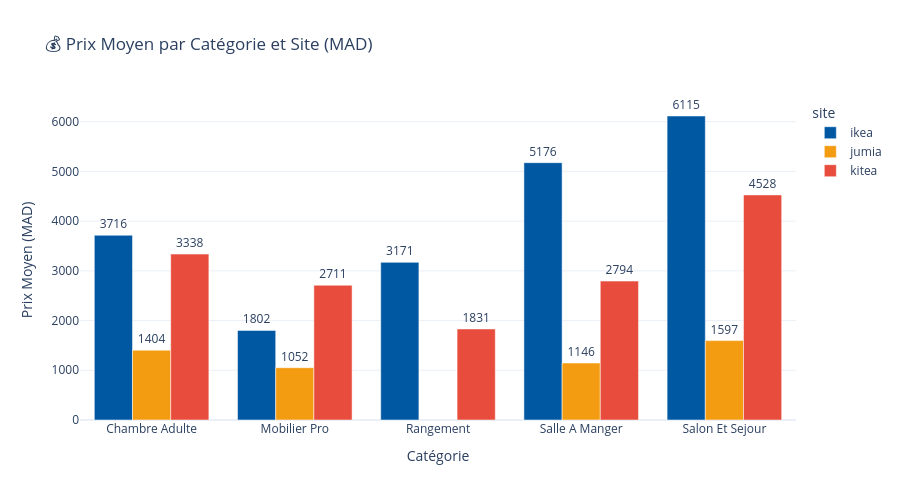

Notebook source saved alongside this figure:
### Code cell
prix_moy = df_clean.groupby(['categorie','site'])['prix'].mean().round(0).reset_index()
fig_bar = px.bar(prix_moy, x='categorie', y='prix', color='site', barmode='group',
    color_discrete_map=COLORS,
    title='💰 Prix Moyen par Catégorie et Site (MAD)',
    labels={'prix':'Prix Moyen (MAD)','categorie':'Catégorie'},
    template='plotly_white', text='prix')
fig_bar.update_traces(texttemplate='%{text:.0f}', textposition='outside')
fig_bar.update_layout(height=500)
fig_bar.show()
with open('../outputs/fig_barchart.json','w') as f: f.write(fig_bar.to_json())
print("✅ fig_barchart.json sauvegardé")

### Figure 1 — Plotly figure (JSON) as saved in the notebook; plotly's stock layout.template omitted (floating-point values rounded to 4 significant figures)
{"data": [{"alignmentgroup": "True", "hovertemplate": "site=ikea<br>Catégorie=%{x}<br>Prix Moyen (MAD)=%{text}<extra></extra>", "legendgroup": "ikea", "marker": {"color": "#0058A3", "pattern": {"shape": ""}}, "name": "ikea", "offsetgroup": "ikea", "orientation": "v", "showlegend": true, "text": [3716.0, 1802.0, 3171.0, 5176.0, 6115.0], "textposition": "outside", "texttemplate": "%{text:.0f}", "type": "bar", "x": ["Chambre Adulte", "Mobilier Pro", "Rangement", "Salle A Manger", "Salon Et Sejour"], "xaxis": "x", "y": [3716.0, 1802.0, 3171.0, 5176.0, 6115.0], "yaxis": "y"}, {"alignmentgroup": "True", "hovertemplate": "site=jumia<br>Catégorie=%{x}<br>Prix Moyen (MAD)=%{text}<extra></extra>", "legendgroup": "jumia", "marker": {"color": "#F39C12", "pattern": {"shape": ""}}, "name": "jumia", "offsetgroup": "jumia", "orientation": "v", "showlegend": true, "text": [1404.0, 1052.0, 1146.0, 1597.0], "textposition": "outside", "texttemplate": "%{text:.0f}", "type": "bar", "x": ["Chambre Adulte", "Mobilier Pro", "Salle A Manger", "Salon Et Sejour"], "xaxis": "x", "y": [1404.0, 1052.0, 1146.0, 1597.0], "yaxis": "y"}, {"alignmentgroup": "True", "hovertemplate": "site=kitea<br>Catégorie=%{x}<br>Prix Moyen (MAD)=%{text}<extra></extra>", "legendgroup": "kitea", "marker": {"color": "#E74C3C", "pattern": {"shape": ""}}, "name": "kitea", "offsetgroup": "kitea", "orientation": "v", "showlegend": true, "text": [3338.0, 2711.0, 1831.0, 2794.0, 4528.0], "textposition": "outside", "texttemplate": "%{text:.0f}", "type": "bar", "x": ["Chambre Adulte", "Mobilier Pro", "Rangement", "Salle A Manger", "Salon Et Sejour"], "xaxis": "x", "y": [3338.0, 2711.0, 1831.0, 2794.0, 4528.0], "yaxis": "y"}], "layout": {"barmode": "group", "height": 500, "legend": {"title": {"text": "site"}, "tracegroupgap": 0}, "title": {"text": "💰 Prix Moyen par Catégorie et Site (MAD)"}, "xaxis": {"anchor": "y", "domain": [0, 1], "title": {"text": "Catégorie"}}, "yaxis": {"anchor": "x", "domain": [0, 1], "title": {"text": "Prix Moyen (MAD)"}}}}
